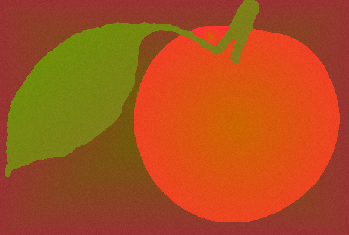
%> input picture TP1/POM_COUL.TIF, 349 x 235 px
$ octave TP1.m   (GNU Octave 9; MATLAB toolbox functions it lacks are replaced by stand-ins)
%> lines starting %> are read from the running program, lines starting %| are printed output that depends on the picture; in (x1, y1, x2, y2) boxes, pixels count from 0 and x2, y2 are one past the last pixel; in counts of white or black regions, pixels touching at a corner belong together; the program's own positions count from 1
clc;
clear all;
close all;

%%%%%%%%%%%%%%%%%%%%%%%%%%%%%%%%%%%%%%%%%%%%%%%%%%%%%%%
%%% TP1 : Segmentation d'images couleur sous Matlab %%%
%%%%%%%%%%%%%%%%%%%%%%%%%%%%%%%%%%%%%%%%%%%%%%%%%%%%%%%

%%% Partie 1

I = imread('POM_COUL.TIF');
%> I is the input picture: size 235x349x3 uint8; mean R, G, B 170.8, 80.3, 29.9

% On décompose l'image en 3 images composants (monochrome)
R = I(:,:,1);
G = I(:,:,2);
B = I(:,:,3);


BW1 = im2bw(R,200/255);
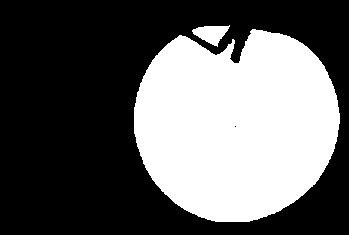
%> BW1: size 235x349 logical; 38.1% white; 2 white regions, box (x1, y1, x2, y2) and area: (134, 29, 340, 222) 30791, (192, 25, 230, 47) 466
BW1bis = (R >= (200));
%> BW1bis: size 235x349 logical; 38.1% white; 2 white regions, box (x1, y1, x2, y2) and area: (134, 29, 340, 222) 30792, (192, 25, 230, 47) 466

BW2 = im2bw(G,115/255);
%> BW2: size 235x349 logical; 17.8% white; 1 white region, box (x1, y1, x2, y2) and area: (5, 0, 259, 177) 14578

BW = or(BW1,BW2);
%> BW: size 235x349 logical; 55.9% white; 2 black regions (1 under 20 px), largest, box (x1, y1, x2, y2) and area: (0, 0, 349, 235) 36179
BWbis = ( (R >= 200) | (G >= 115) );
%> BWbis: size 235x349 logical; 55.9% white; 1 black region, box (x1, y1, x2, y2) and area: (0, 0, 349, 235) 36179


% On affiche les histogrammes de ces 3 composantes
figure;
subplot(5,3,1); imshow(I);
title('Image originelle');
subplot(5,3,3); imshow(I);
title('Image originelle');
subplot(5,3,4); imshow(R);
title('Composante rouge');
subplot(5,3,5); imhist(R);
title('Histogramme');
subplot(5,3,6); imshow(BW1);
title('Binarisation à 200');
subplot(5,3,7); imshow(G);
title('Composante verte');
subplot(5,3,8); imhist(G);
title('Histogramme');
subplot(5,3,9); imshow(BW2);
title('Binarisation à 115');
subplot(5,3,10); imshow(B);
title('Composante bleue');
subplot(5,3,11); imhist(B);
title('Histogramme');
subplot(5,3,15); imshow(BW);
title('Image Binarisée');
impixelinfo;

%%% Partie 2

I = imread('POMMES.TIF');
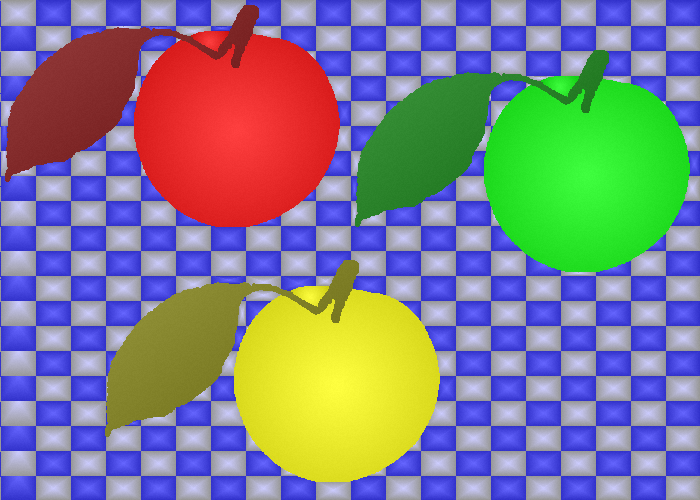
%> input picture TP1/POMMES.TIF, 700 x 500 px
%> I is the input picture: size 500x700x3 uint8; mean R, G, B 129.1, 129.1, 139.4

figure; imshow(I);

R = I(:,:,1);
%> R: size 500x700 uint8
G = I(:,:,2);
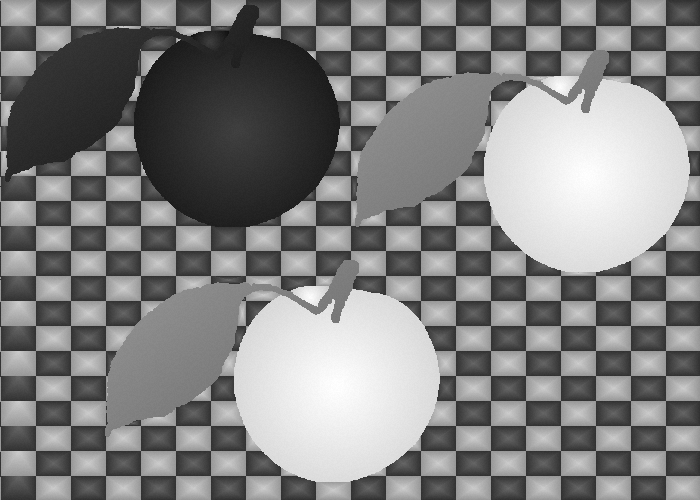
%> G: size 500x700 uint8; min 16, max 255, mean 129.1; mean of the top-left, top-right, bottom-left and bottom-right quarters 78.5, 158, 143.3, 136.8
B = I(:,:,3);
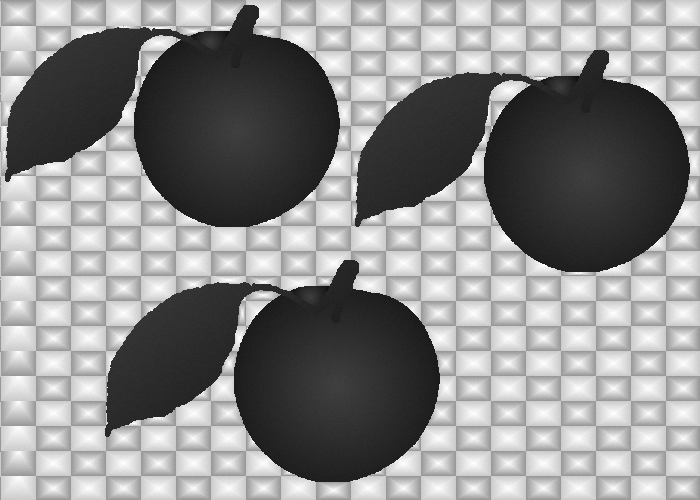
%> B: size 500x700 uint8; min 15, max 255, mean 139.4

figure;
subplot(3,2,1);
imshow(R);
subplot(3,2,2);
imhist(R);

subplot(3,2,3);
imshow(G);
subplot(3,2,4);
imhist(G);

subplot(3,2,5);
imshow(B);
subplot(3,2,6);
imhist(B);
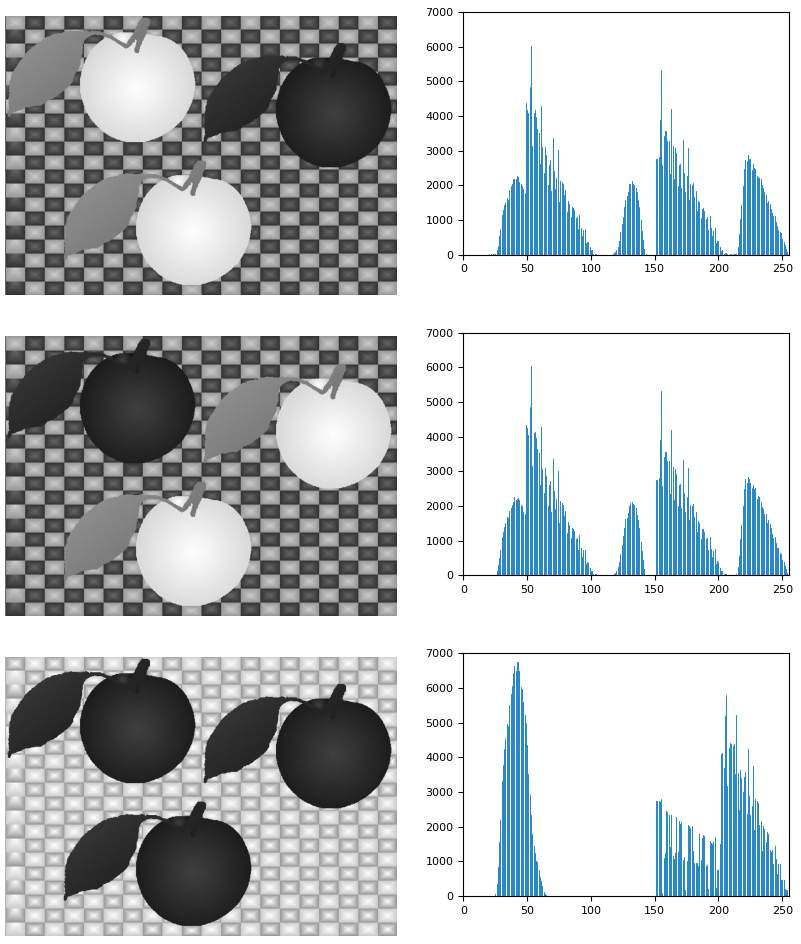
%> figure redrawn from the program's plot data, 6 panels

pReJ = (R >= 215);
%> pReJ: size 500x700 logical; 17.8% white; 4 white regions, box (x1, y1, x2, y2) and area: (234, 289, 440, 482) 30780, (134, 34, 340, 227) 30773, (194, 31, 227, 52) 433, (294, 286, 326, 307) 433
pJeV = (G >= 215);
%> pJeV: size 500x700 logical; 17.8% white; 4 white regions, box (x1, y1, x2, y2) and area: (234, 289, 440, 482) 30780, (484, 79, 690, 272) 30775, (294, 286, 326, 307) 433, (544, 76, 576, 97) 428
pJ = (pReJ & pJeV);
%> pJ: size 500x700 logical; 8.9% white; 2 white regions, box (x1, y1, x2, y2) and area: (234, 289, 440, 482) 30780, (294, 286, 326, 307) 433
pR = pReJ - pJ;
%> pR: size 500x700 double; values 0 (black) and 1 (white), 8.9% white; 2 white regions, box (x1, y1, x2, y2) and area: (134, 34, 340, 227) 30773, (194, 31, 227, 52) 433
pV = pJeV - pJ;
%> pV: size 500x700 double; values 0 (black) and 1 (white), 8.9% white; 2 white regions, box (x1, y1, x2, y2) and area: (484, 79, 690, 272) 30775, (544, 76, 576, 97) 428

fReJ = ((R >= 115) & (R <= 145));
%> fReJ: size 500x700 logical; 8.3% white; 2 white regions, box (x1, y1, x2, y2) and area: (5, 5, 259, 182) 14576, (105, 260, 359, 437) 14576
fJeV = ((G >= 115) & (G <= 145));
%> fJeV: size 500x700 logical; 8.3% white; 2 white regions, box (x1, y1, x2, y2) and area: (355, 50, 609, 227) 14576, (105, 260, 359, 437) 14576
fJ = (fReJ & fJeV);
%> fJ: size 500x700 logical; 4.2% white; 1 white region, box (x1, y1, x2, y2) and area: (105, 260, 359, 437) 14576
fR = fReJ - fJ;
%> fR: size 500x700 double; values 0 (black) and 1 (white), 4.2% white; 1 white region, box (x1, y1, x2, y2) and area: (5, 5, 259, 182) 14576
fV = fJeV - fJ;
%> fV: size 500x700 double; values 0 (black) and 1 (white), 4.2% white; 1 white region, box (x1, y1, x2, y2) and area: (355, 50, 609, 227) 14576

J = logical(pJ - (-fJ));
%> J: size 500x700 logical; 13.1% white; 1 white region, box (x1, y1, x2, y2) and area: (105, 260, 440, 482) 45789
R = logical(pR - (-fR));
%> R: size 500x700 logical; 13.1% white; 1 white region, box (x1, y1, x2, y2) and area: (5, 5, 340, 227) 45782
V = logical(pV - (-fV));
%> V: size 500x700 logical; 13.1% white; 1 white region, box (x1, y1, x2, y2) and area: (355, 50, 690, 272) 45779

figure;
subplot(3,3,1);
imshow(fJ);
subplot(3,3,2);
imshow(fR);
subplot(3,3,3);
imshow(fV);

subplot(3,3,4);
imshow(pJ);
subplot(3,3,5);
imshow(pR);
subplot(3,3,6);
imshow(pV);

subplot(3,3,7);
imshow(J);
subplot(3,3,8);
imshow(R);
subplot(3,3,9);
imshow(V);

L = zeros(size(J));
L(J) = 1;
L(R) = 2;
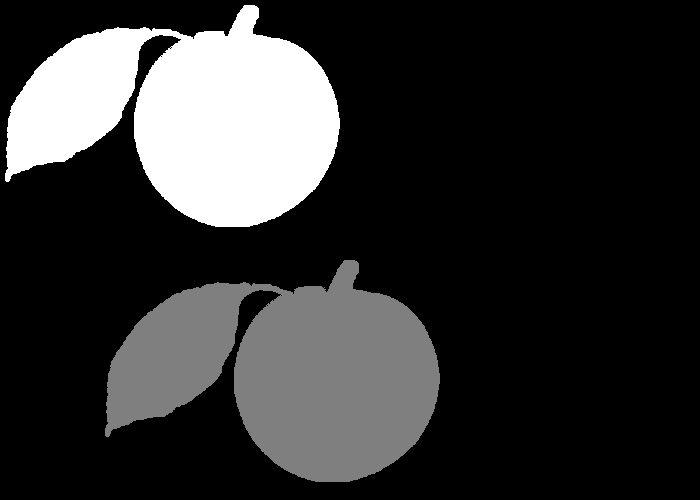
%> L: size 500x700 double; min 0, max 2, mean 0.392; drawn with min black and max white
L(V) = 3;
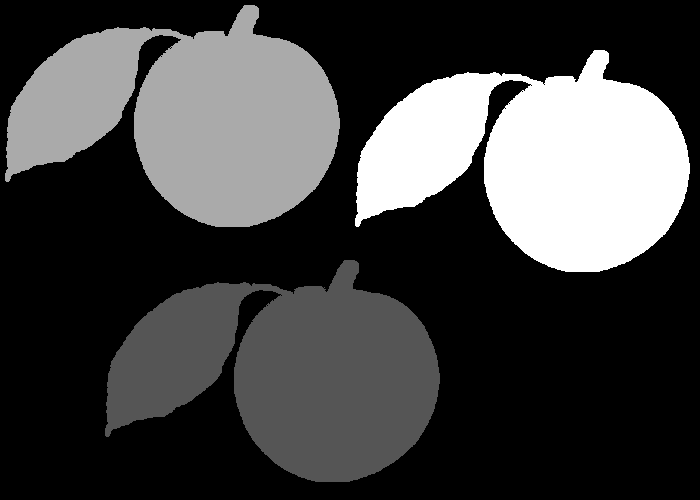
%> L: size 500x700 double; 13.08% of pixels changed, all inside (x1, y1, x2, y2) = (355, 50, 690, 272); drawn with min black and max white

figure; imshow(L,[]);
